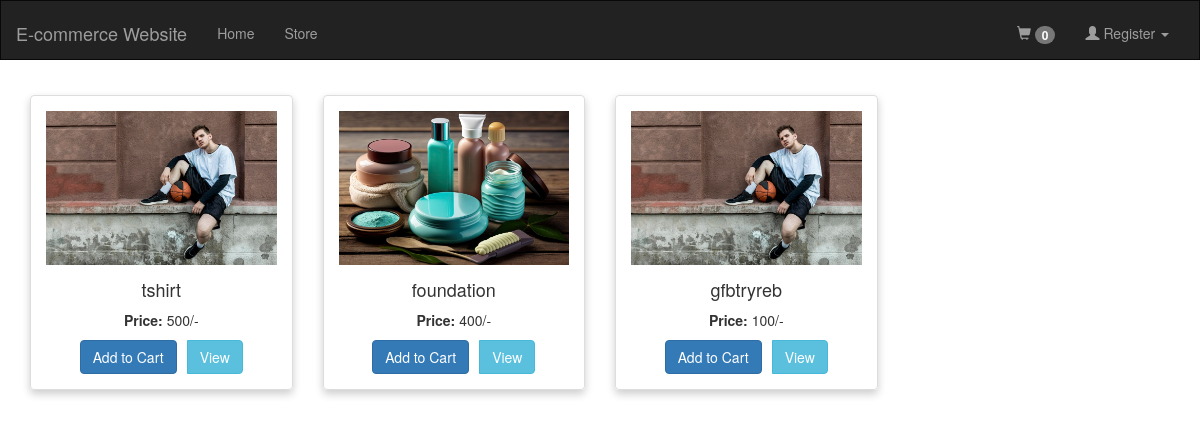
/store/, run on the app's committed database.
### app/models.py (models this page shows, shortened)
class Product(models.Model):
    category=models.ForeignKey(Category,on_delete=models.CASCADE)
    product=models.ForeignKey(ProductCategory,on_delete=models.CASCADE)
    name=models.CharField(max_length=100)
    description=models.TextField()
    price=models.IntegerField()
    image=models.ImageField(upload_to='images/',validators=[FileExtensionValidator(['png','jpg','jpeg'])])

### app/views.py (the view)
# urls.py: path('store/',storeView,name='store'),
def storeView(request):
    products = Product.objects.all()
    return render(request, 'app/store.html', {'products': products})

### app/context_processors.py (called while the page is built)
def cart_count(request):
    if request.user.is_authenticated:
        count = Cart.objects.filter(user=request.user).count()
    else:
        count = 0
    return {'cart_count': count}

### app/templates/app/store.html (shortened to what this page needs)
{% extends 'base.html' %}
{% load static %}
{% block body %}
<div class="container">
    <div class="row">
        {% for product in products %}
        <div class="col-md-3">
            <div class="product-card">
                <img src="{{ product.image.url }}" alt="{{ product.name }}">
                <div class="product-details">
                    <h4>{{ product.name }}</h4>
                    <p><strong>Price:</strong> {{ product.price }}/-</p>
                    <div class="btn-group">
                        <form method="post" action="{% url 'add_to_cart' product.id %}" style="display: inline;">
                            <button type="submit" class="btn btn-primary">Add to Cart</button>
                        </form>
                        <button class="btn btn-info" data-toggle="modal" data-target="#exampleModal-{{ product.id }}">View</button>
                    </div>
                </div>
            </div>
        </div>
        {% endfor %}
    </div>
</div>
{% endblock %}

### app/templates/base.html (shortened to what this page needs)
<!DOCTYPE html>
<html lang="en">
<head>
  <link rel="stylesheet" href="https://maxcdn.bootstrapcdn.com/bootstrap/3.4.1/css/bootstrap.min.css">
  <link rel="stylesheet" href="https://cdnjs.cloudflare.com/ajax/libs/font-awesome/5.15.4/css/all.min.css">
</head>
<body>
  <nav class="navbar navbar-inverse">
    <div class="container-fluid">
      <div class="navbar-header">
        <a class="navbar-brand" href="{% url 'home' %}">E-commerce Website</a>
      </div>
      <div class="collapse navbar-collapse" id="myNavbar">
        <ul class="nav navbar-nav">
          <li><a href="{% url 'home' %}">Home</a></li>
          <li><a href="{% url 'store' %}">Store</a></li>
        </ul>
        <ul class="nav navbar-nav navbar-right">
          <li>
            <a href="{% url 'cart_view' %}">
              <i class="glyphicon glyphicon-shopping-cart"></i>
              <span class="badge" id="cart-counter">{{ cart_count }}</span>
            </a>
          </li>
          {% if user.is_authenticated %}
          <li class="dropdown">
            <a href="#" class="dropdown-toggle" data-toggle="dropdown" role="button" aria-haspopup="true"
              aria-expanded="false">
              <span class="glyphicon glyphicon-user"></span> {{ user.username }} <span class="caret"></span>
            </a>
            <ul class="dropdown-menu">
              <li><a href="{% url 'my_orders' %}" data-abc="true"><span class="glyphicon glyphicon-list-alt"></span> My
                  Orders</a></li>
              <li><a href="#" data-toggle="modal" data-target="#logoutModal"><span
                    class="glyphicon glyphicon-log-out"></span> Logout</a></li>
            </ul>
          </li>
          {% else %}
          <li class="dropdown">
            <a href="#" class="dropdown-toggle" data-toggle="dropdown" role="button" aria-haspopup="true"
              aria-expanded="false">
              <span class="glyphicon glyphicon-user"></span> Register <span class="caret"></span>
            </a>
          </li>
          {% endif %}
        </ul>
      </div>
    </div>
  </nav>
  {% block body %}
  {% endblock %}
</body>
</html>

### app/templates/base.html (style rules this page uses)
.navbar { margin-bottom: 0; border-radius: 0; }
.container-fluid { margin-top: 7px; }
a { text-decoration: none !important; color: #777a7c; }

### app/templates/app/store.html (style rules this page uses)
.product-card { border: 1px solid #ddd; border-radius: 4px; padding: 15px; margin: 15px 0; text-align: center; box-shadow: 0 4px 8px 0 rgba(0, 0, 0, 0.2); transition: 0.3s; }
.product-card img { max-width: 100%; height: auto; display: block; margin: 0 auto 15px; }
.product-card .product-details { text-align: center; }
.product-card .btn-group { display: flex; justify-content: center; }
.product-card .btn { margin: 0 5px; }

### data on the page
Product: image (picture), name "tshirt", price "500"
Product: image (picture), name "foundation", price "400"
Product: image (picture), name "gfbtryreb", price "100"

### other printed values
{{ cart_count }} "0"
